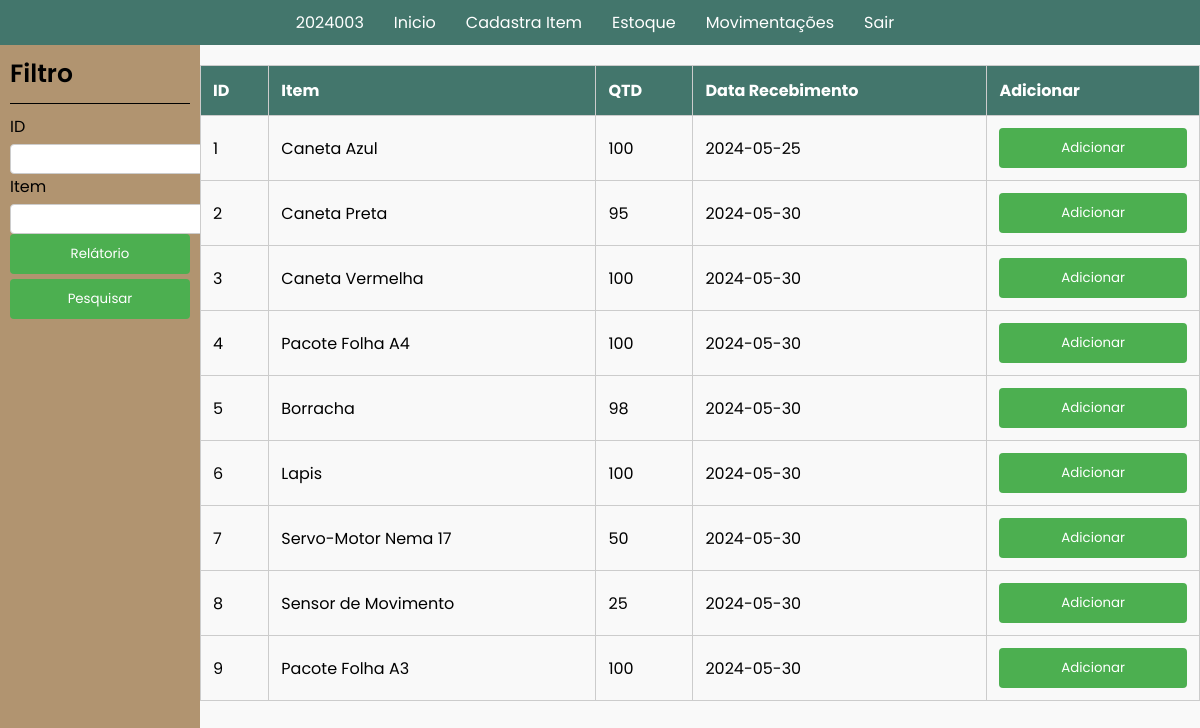
The app's page /09.Almox_Estoq_Item/index.php (signed in) with its own data.
### tables this page shows
CREATE TABLE `item` (
  `ID_Item` int(11) NOT NULL,
  `Quantidade` int(11) DEFAULT NULL,
  `NomeItem` varchar(100) DEFAULT NULL,
  `DataRecebimento` date DEFAULT NULL
);

### 09.Almox_Estoq_Item/index.php (the view, shortened to what this page needs)
<!DOCTYPE html>
<html lang="en">
<head>
    <link rel="stylesheet" href="../src/css/modal.css">
    <link rel="stylesheet" href="style.css">
    <link rel="stylesheet" href="../src/css/reset.css">
    <link rel="stylesheet" href="../src/css/font.css">
    <link rel="stylesheet" href="../src/css/printParametre.css">
</head>
<?php
$atual = $_SESSION['matricula'];
include '../src/db/db_connection.php';
?>
<body>
    <nav>
        <ul>
            <?php
            $menu_items = array(
                $atual => "ID.php",
                "Inicio" => "../06.Almox_Home/index.php",
                "Cadastra Item" => "../07.Almox_Cadastro_Item/index.php",
                "Estoque" => "../09.Almox_Estoq_Item/index.php",
                "Movimentações" => "../08.Almox_Estoq_Mov/index.php",
                "Sair" => "../src/php/sair.php"
            );
            foreach ($menu_items as $label => $url) {
                echo '<li><a href="' . $url . '">' . $label . '</a></li>';
            }
            ?>
        </ul>
    </nav>
    <div class="content">
        <div class="menuLateral">
            <h4>Filtro</h4>
            <form action="" method="get">
                <div>
                        <label for="idItem">ID</label>
                        <input type="number" name="idItem" id="idItem" value="<?php echo isset($_GET['idItem'])? $_GET['idItem']:'';?>">
                    </div>
                    <div>
                        <label for="item">Item</label>
                        <input type="text" name="item" id="item" value="<?php echo isset($_GET['item'])? $_GET['item']:'';?>">
                    </div>
                    <div class="relatorio">
                        <button type="button" onclick="imprimirRelatorio()">Relátorio</button>
                    </div>
                    <div class="pesquisa">
                        <button type="submit">Pesquisar</button>
                    </div>
                </div>
            <div class="dataGrid printableArea">
                <table>
                    <thead>
                        <tr>
                            <th>ID</th>
                            <th>Item</th>
                            <th>QTD</th>
                            <th>Data Recebimento</th>
                            <th>Adicionar</th>
                        </tr>
                    </thead>
                    <tbody>
                        <?php
                        $sql = "SELECT * FROM item WHERE 1=1";
                        $result = $conn->query($sql);
                        if($result->num_rows > 0){
                            while($row = $result->fetch_assoc()){
                                echo "<tr>
                                <td>{$row['ID_Item']}</td>
                                <td>{$row['NomeItem']}</td>
                                <td>{$row['Quantidade']}</td>
                                <td>{$row['DataRecebimento']}</td>
                                <td><button class='adicionar' type='button' onclick='abrirModalAdicionar({$row['ID_Item']})'>Adicionar</button></td>
                                </tr>";
                            }
                        } else {
                            echo "<tr><td colspan='7'>Nenhum registro encontrado</td></tr>";
                        }
                        ?>
                    </tbody>
                </table>
            </div>
    </div>
</body>
</html>

### 09.Almox_Estoq_Item/style.css (style rules this page uses)
html, body { height: 100%; margin: 0; }
body { display: flex; flex-direction: column; margin: 0; padding: 0; }
nav { background-color: #43766c; padding: 10px 0; width: 100%; }
nav ul { list-style-type: none; margin: 0; padding: 0; text-align: center; }
nav ul li { display: inline; margin-right: 10px; }
nav ul li a { color: #fff; text-decoration: none; padding: 5px 10px; }
.content { display: flex; flex: 1; }
.menuLateral { background-color: #B19470; width: 200px; display: flex; flex-direction: column; padding: 10px; }
.dataGrid { flex: 1; background-color: #f9f9f9; }
label { display: block; margin-bottom: 5px; }
input { height: 30px; border: 1px solid #ccc; border-radius: 4px; box-sizing: border-box; }
button { background-color: #4CAF50; color: white; border: none; padding: 10px 20px; border-radius: 4px; cursor: pointer; width: 100%; }
table { width: 100%; border-collapse: collapse; margin-top: 20px; }
th, td { border: 1px solid #ccc; padding: 12px; text-align: left; }
th { background-color: #43766c; color: white; }
.relatorio { margin-bottom: 5px; }
.relatorio { margin-top: auto; }
h4 { font-size: 25px; font-weight: 600; padding-bottom: 10px; border-bottom: 1px solid black; margin-bottom: 10px; }

### records on screen
item: ID_Item "1", NomeItem "Caneta Azul", Quantidade "100", DataRecebimento "2024-05-25"
item: ID_Item "2", NomeItem "Caneta Preta", Quantidade "95", DataRecebimento "2024-05-30"
item: ID_Item "3", NomeItem "Caneta Vermelha", Quantidade "100", DataRecebimento "2024-05-30"
item: ID_Item "4", NomeItem "Pacote Folha A4", Quantidade "100", DataRecebimento "2024-05-30"
item: ID_Item "5", NomeItem "Borracha", Quantidade "98", DataRecebimento "2024-05-30"
item: ID_Item "6", NomeItem "Lapis", Quantidade "100", DataRecebimento "2024-05-30"
item: ID_Item "7", NomeItem "Servo-Motor Nema 17", Quantidade "50", DataRecebimento "2024-05-30"
item: ID_Item "8", NomeItem "Sensor de Movimento", Quantidade "25", DataRecebimento "2024-05-30"
item: ID_Item "9", NomeItem "Pacote Folha A3", Quantidade "100", DataRecebimento "2024-05-30"

### other values on screen
$label "2024003"
$label "Inicio"
$label "Cadastra Item"
$label "Estoque"
$label "Movimentações"
$label "Sair"
